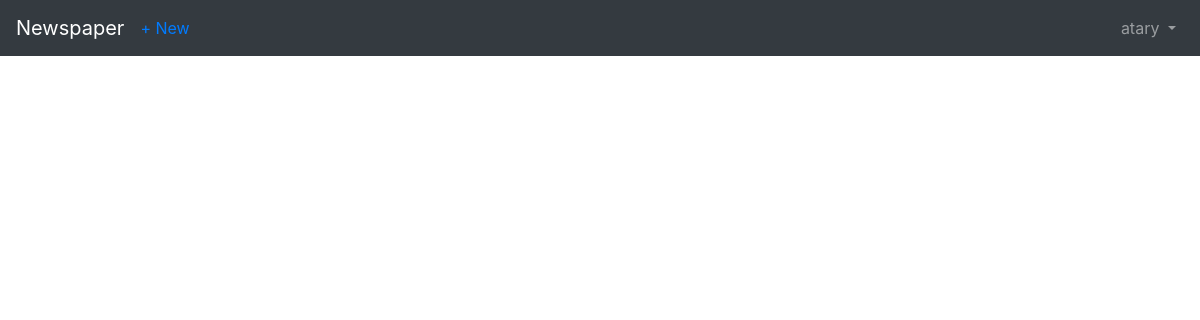
Page /articles/ (signed in) on the earlier database version.
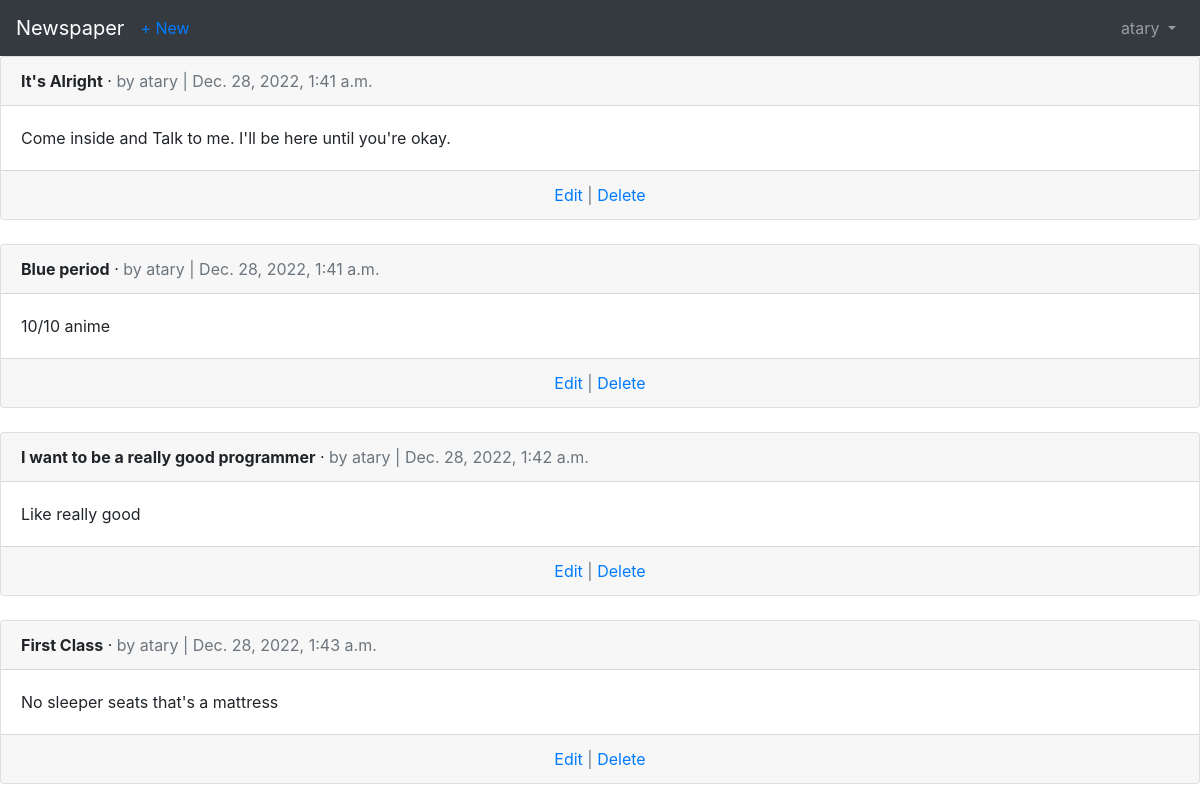
Same page on the later database version.
### accounts/models.py (models this page shows)
class CustomUser(AbstractUser):
	age = models.PositiveIntegerField(null=True, blank=True)

### articles/models.py (models this page shows, shortened)
class Article(models.Model):
	title = models.CharField(max_length=255)
	body = models.TextField()
	date = models.DateTimeField(auto_now_add=True)
	author = models.ForeignKey(
	get_user_model()
	,on_delete=models.CASCADE,
	)

### articles/views.py (the view)
# urls.py: path('', ArticleListView.as_view(), name='article_list'),
class ArticleListView(LoginRequiredMixin,
ListView):
	model = Article
	template_name = 'article_list.html'

### templates/article_list.html (shortened to what this page needs)
{% extends 'base.html' %}
{% block content %}
    {% for article in object_list %}
      <div class="card">
        <div class="card-header">
          <span class="font-weight-bold">{{ article.title }}</span> &middot;
          <span class="text-muted">by {{ article.author }} |
{{ article.date }}</span>
       </div>
       <div class="card-body">{{ article.body }}</div>
<div class="card-footer text-center text-muted">
<a href="{% url 'article_edit' article.pk %}">Edit</a> |
<a href="{% url 'article_delete' article.pk %}">Delete</a>
</div>
      </div>
<br />
{% endfor %}
{% endblock content %}

### templates/base.html (shortened to what this page needs)
<!DOCTYPE html>
<html>
    <head>
      <link rel="stylesheet" href="https://cdn.jsdelivr.net/npm/bootstrap@4.0.0/dist/css/bootstrap.min.css">
    </head>
    <body>
          <nav class="navbar navbar-expand-lg navbar-dark bg-dark">
<a class="navbar-brand" href="{% url  'home' %}">Newspaper</a>
{% if user.is_authenticated %}
<ul class="navbar-nav mr-auto">
<li class="nav-item">
<a href="{% url 'article_new' %}">+ New</a>
</li>
</ul>
{% endif %}
<div class="collapse navbar-collapse" id="navbarSupportedContent">
{% if user.is_authenticated %}
<ul class="navbar-nav ml-auto">
<li class="nav-item">
<a class="nav-link dropdown-toggle" href="#"
id="navbarDropdown" role="button" data-toggle="dropdown"
aria-haspopup="true" aria-expanded="false">
{{ user.username }}
</a>
</li>
</ul>
{% endif %}
</div>
</nav>
        <main>
           {% block content %}
          {% endblock content %}
       </main>
    </body>
</html>

Differences in the rows shown:
added Article: title "It's Alright", author "atary", date "Dec. 28, 2022, 1:41 a.m.", body "Come inside and Talk to me. I'll be here until you're okay."
added Article: title "Blue period", author "atary", date "Dec. 28, 2022, 1:41 a.m.", body "10/10 anime"
added Article: title "I want to be a really good programmer", author "atary", date "Dec. 28, 2022, 1:42 a.m.", body "Like really good"
added Article: title "First Class", author "atary", date "Dec. 28, 2022, 1:43 a.m.", body "No sleeper seats that's a mattress"
